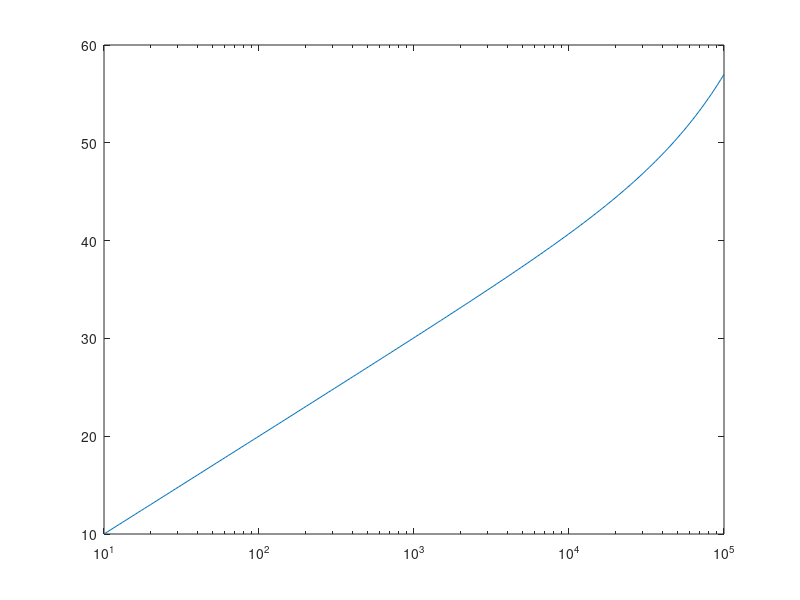

MATLAB code to generate this figure: (Note: this script raises an error after producing the figure.)
% Пассивный сонар
% SL − TL − (NL − DI) ≥ DT

SLp = 180; DI = 20;
DT = 5;
TLmax = SLp - (60 - DI + DT);
r = logspace(1, 5, 200);
TLc = 10*log10(r) + 0.07*r/1000;
figure;
semilogx(r, TLc);
hold on;
yline(TLmax, 'r--');
hold off;
title('Passive sonar budget'); xlabel('r м'); ylabel('TL дБ'); grid on;

%{
@play
{
 "title": "Пассивный сонар",
 "groups": [
  {
   "name": "Бюджет",
   "controls": [
    {
     "var": "SLp",
     "label": "SL цели дБ",
     "min": 150,
     "max": 200,
     "step": 5,
     "default": 180
    },
    {
     "var": "DI",
     "label": "DI дБ",
     "min": 5,
     "max": 30,
     "step": 5,
     "default": 20
    }
   ]
  }
 ]
}
%}
